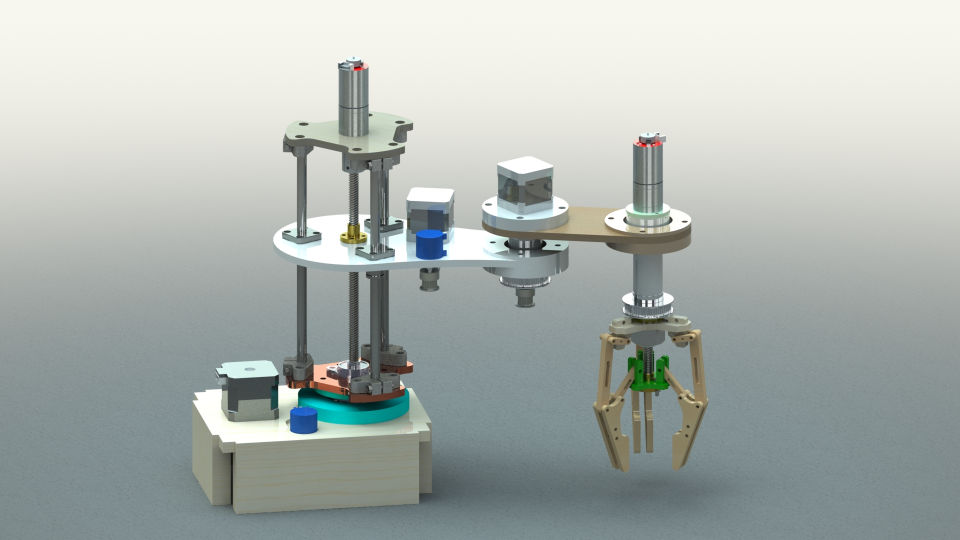
#> input picture Matlab files/arm.JPG, 1920 x 1080 px, given in place of the camera (shown at 1/2 size)
$ python cameraDetection.py
#> lines starting #> are read from the running program, lines starting #| are printed output that depends on the picture; after the words box and inside, x2 and y2 are one past the last pixel; in counts of white or black regions, pixels touching at a corner belong together
import cv2
import numpy as np
import serial
import time
SeralObj = serial.Serial('COM6')
#SerialObj2 =serial.Serial('COM13',9600)
#SeralObj_TIVA = serial.Serial('COM6')

SeralObj.baudrate = 9600
SeralObj.bytesize = 8
SeralObj.parity = 'N'
SeralObj.stopbits = 1

# [6 lines of commented-out code are left out]
time.sleep(3)


rng = np.random.default_rng(12345)
# Load the video capture object or webcam
cap = cv2.VideoCapture(0)  # Use 0 for webcam, or provide video file path

# Define the object to be tracked (in this case, a blue object)
lower_blue = (100, 50, 50)
upper_blue = (130, 255, 255)
lower_red = (170, 50, 50)
upper_red = (180, 255, 255)

# Main tracking loop
while True:
    #Receive_char_from_arduino = SerialObj2.read()
    #print(Receive_char_from_arduino)
    #SerialObj2.close()
    # Read the current frame
    ret, frame = cap.read()
#> frame is the input picture: shape (1080, 1920, 3); mean B, G, R 175.5, 179.5, 172.5
    frame_blur = cv2.GaussianBlur(frame, (17, 17), 0)

    # Convert the frame to the HSV color space
    hsv = cv2.cvtColor(frame_blur, cv2.COLOR_BGR2HSV)
#> hsv: shape (1080, 1920, 3); mean H, S, V 61.7, 19.8, 180.6

    # Create a mask to filter out the object
    mask1 = cv2.inRange(hsv, lower_blue, upper_blue)  # mask1 for blue detection
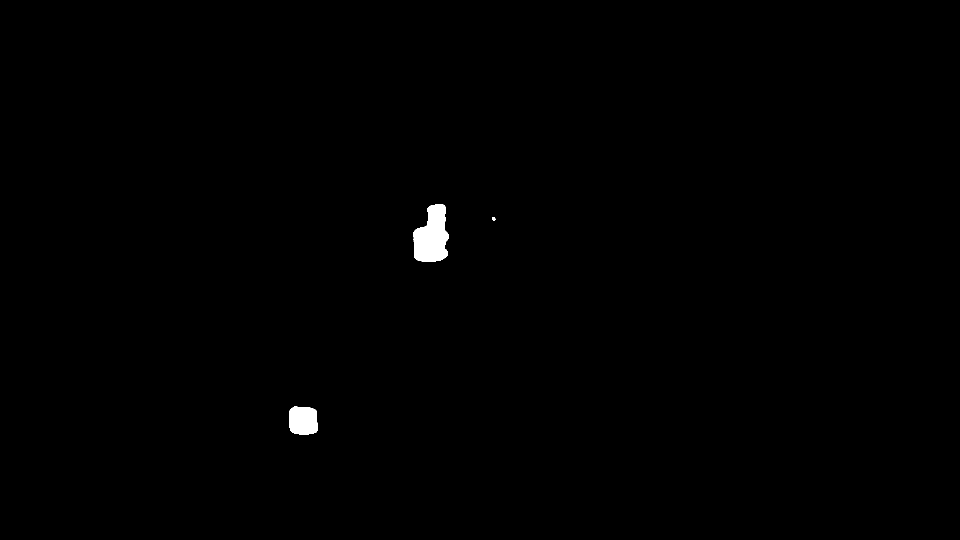
#> mask1: shape (1080, 1920) (shown at 1/2 size); 0.42% white; 3 white regions, box (x1, y1, x2, y2) and area: (826, 409, 897, 523) 5894, (578, 813, 636, 869) 2861, (984, 434, 991, 442) 39
    mask2 = cv2.inRange(hsv, lower_red, upper_red)  # mask2 for red detection
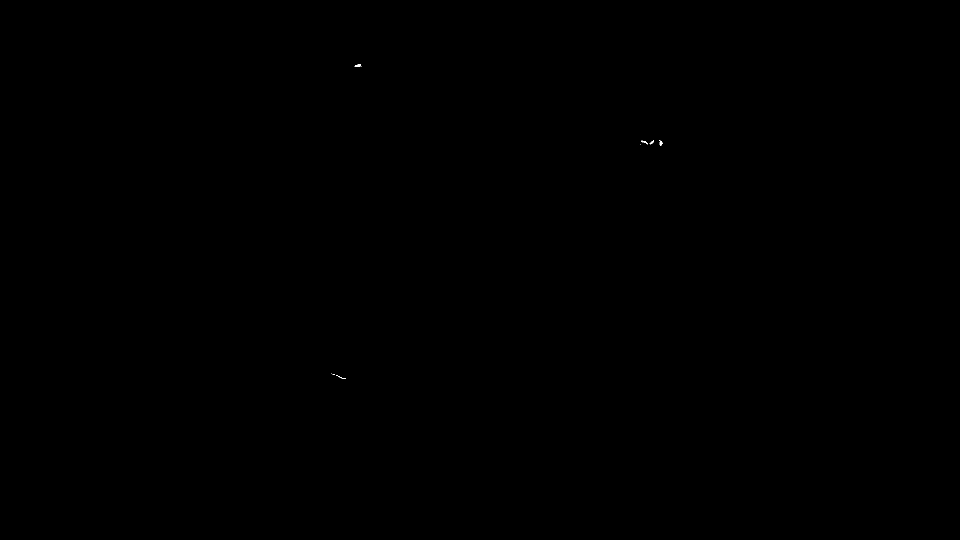
#> mask2: shape (1080, 1920) (shown at 1/2 size); 0.01% white in thin lines or dots, all inside (x1, y1, x2, y2) = (662, 129, 1325, 758)

    # Morphological operations for noise reduction and refinement
    kernel = np.ones((5, 5), np.uint8)
    mask1 = cv2.morphologyEx(mask1, cv2.MORPH_OPEN, kernel)
#> mask1: shape (1080, 1920); 0.42% white; 3 white regions, box (x1, y1, x2, y2) and area: (827, 409, 897, 523) 5888, (579, 813, 635, 869) 2855, (985, 435, 990, 440) 25
    mask1 = cv2.morphologyEx(mask1, cv2.MORPH_CLOSE, kernel)
#> mask1: shape (1080, 1920); 0.42% white; 3 white regions, box (x1, y1, x2, y2) and area: (827, 409, 897, 523) 5892, (579, 813, 635, 869) 2855, (985, 435, 990, 440) 25
    mask2 = cv2.morphologyEx(mask2, cv2.MORPH_OPEN, kernel)
#> mask2: shape (1080, 1920); every value is 0
    mask2 = cv2.morphologyEx(mask2, cv2.MORPH_CLOSE, kernel)

    edges1 = cv2.Canny(mask1, 1000, 1500)
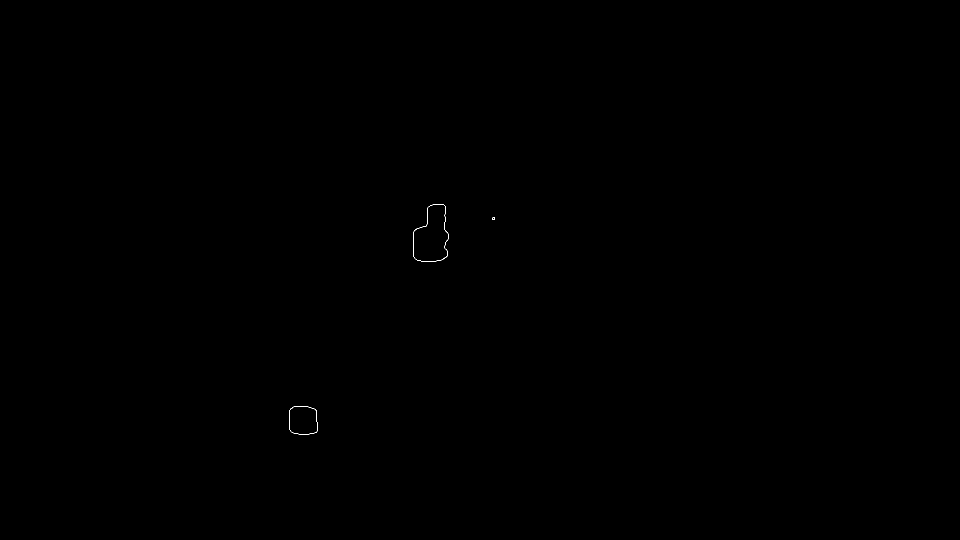
#> edges1: shape (1080, 1920) (shown at 1/2 size); 0.03% white in thin lines or dots, all inside (x1, y1, x2, y2) = (578, 408, 990, 869)
    edges2= cv2.Canny(mask2,1000 , 1500)
    #applying dilation
    kerl= cv2.getStructuringElement(cv2.MORPH_ELLIPSE,(2,2))
    dilated1 = cv2.dilate(edges1,kerl,iterations=2)
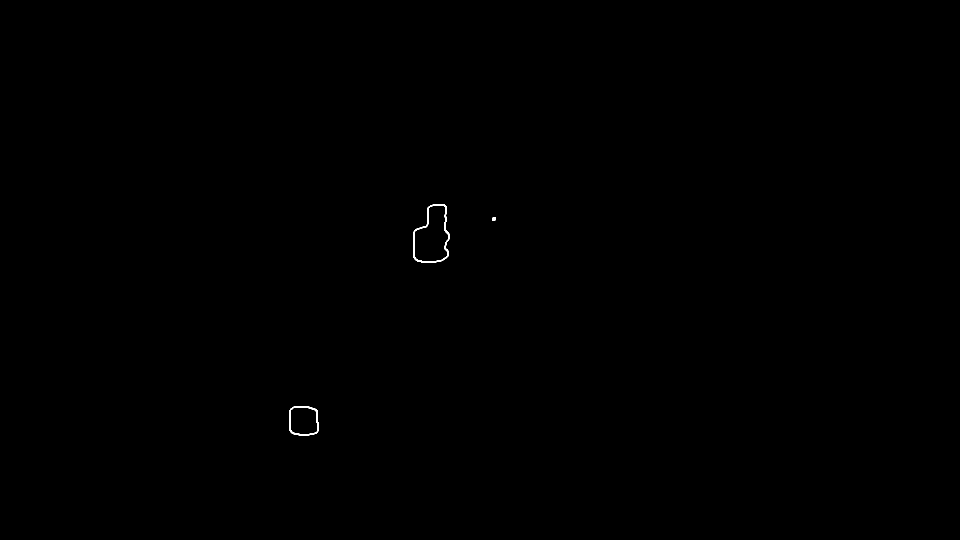
#> dilated1: shape (1080, 1920) (shown at 1/2 size); 0.08% white; 3 white regions
    dilated2 = cv2.dilate(edges2,kerl,iterations=2)
    # Find contours in the mask
    contours1, _ = cv2.findContours(dilated1, cv2.RETR_EXTERNAL, cv2.CHAIN_APPROX_SIMPLE)
#> contours1 = 3 contours; box (x1, y1, x2, y2) and area: (826, 408, 899, 525) 6248, (578, 812, 637, 871) 3073, (984, 434, 992, 442) 44
    contours2, _ = cv2.findContours(dilated2, cv2.RETR_EXTERNAL, cv2.CHAIN_APPROX_SIMPLE)
#> contours2 = []

    # If contours are found, track the largest one and detect shape
    if len(contours1) > 0:


# Draw circles on the image

        largest_contour1 = max(contours1, key=cv2.contourArea)
#> largest_contour1 = contour of 95 points, box (x1, y1, x2, y2) (826, 408, 899, 525), area 6248
        x1, y1, w1, h1 = cv2.boundingRect(largest_contour1)
#> x1 = 826; y1 = 408; w1 = 73; h1 = 117


        # Minimum area threshold to filter small contours (adjust as needed)
        shape1="un"
        previous1 = 0
        t=4
        flag_concentrated1=False
        flage21=False
        for maxR in range(9,300,9):

            circles1 = cv2.HoughCircles(mask1, cv2.HOUGH_GRADIENT, 0.9, 1000, param1=600, param2=15, minRadius=t, maxRadius=maxR)
            print(t)
            t+=4
            if circles1 is not None:
                circles1 = np.uint16(np.around(circles1))
                print(circles1)

                if len(circles1) == 1:
                    if 60 <= t <80 :
                        flag_concentrated1=True
                    if t>80:
                        flage21=True

                # Detected a single circle
                    for u in circles1[0,:]:
                        cv2.circle(frame, (u[0], u[1]), u[2], (0, 255, 0), 2)
                        cv2.circle(frame, (u[0], u[1]), 2, (0, 0, 255), 3)
                        if flag_concentrated1==True and flage21 ==True:
                            shape1 = "base"
                            BytesWritten1 = SeralObj.write(b'B')
                            print('BytesWritten1 = ',BytesWritten1)
                            cv2.putText(frame, "concentrated Circles", (u[0] - 50, u[1] - 20), cv2.FONT_HERSHEY_SIMPLEX, 0.5, (0, 255, 0), 2)
                        elif flag_concentrated1 == False and flage21 == True:
                            shape1 = "lid"
                            BytesWritten2 = SeralObj.write(b'b')
                            print('BytesWritten2 = ',BytesWritten2)
                            cv2.putText(frame, "Single Circle", (u[0] - 50, u[1] - 20), cv2.FONT_HERSHEY_SIMPLEX, 0.5, (0, 255, 0), 2)
#> after the loop, flag_concentrated1 = False; flage21 = False; t = 136


        cv2.rectangle(frame, (x1, y1), (x1 + w1, y1 + h1), (255, 0, 0), 2)
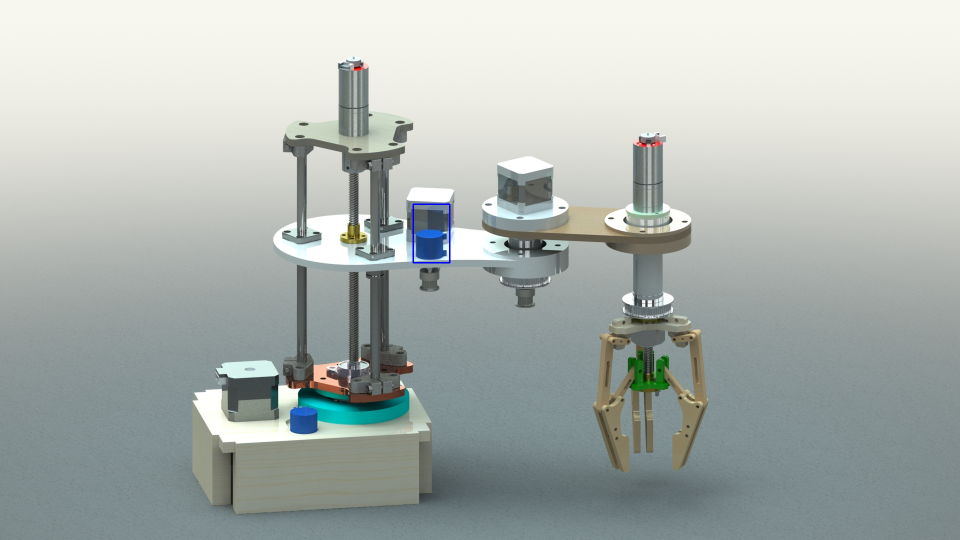
#> frame: shape (1080, 1920, 3) (shown at 1/2 size); 0.05% of pixels changed, all inside (x1, y1, x2, y2) = (825, 407, 901, 527)
        cv2.putText(frame, f'Blue - {shape1}', (x1, y1 - 10), cv2.FONT_HERSHEY_SIMPLEX, 0.9, (255,0,0))
#> frame: shape (1080, 1920, 3); 0.01% of pixels changed, all inside (x1, y1, x2, y2) = (830, 379, 969, 399)
    else:
         BytesWrittenN = SeralObj.write(b'n')
         print('BytesWrittenN = ',BytesWrittenN)

    if len(contours2) > 0:
        largest_contour2 = max(contours2, key=cv2.contourArea)
        x2, y2, w2, h2 = cv2.boundingRect(largest_contour2)

        # Minimum area threshold to filter small contours (adjust as needed)
        shape2="un"
        previous2 = 0
        o=4
        flag_concentrated2=False
        flage22=False
        for maxR in range(9,300,9):

            circles2 = cv2.HoughCircles(mask2, cv2.HOUGH_GRADIENT, 0.7, 1100, param1=1000, param2=15, minRadius=o, maxRadius=maxR)
            print(o)
            o+=4
            if circles2 is not None:
                circles2 = np.uint16(np.around(circles2))
                print(circles2)

                if len(circles2) == 1:
                    if 60 <= o <80 :
                        flag_concentrated2=True
                    if o>80:
                        flage22=True

                # Detected a single circle
                    for u in circles2[0,:]:
                        cv2.circle(frame, (u[0], u[1]), u[2], (0, 255, 0), 2)
                        cv2.circle(frame, (u[0], u[1]), 2, (0, 0, 255), 3)
                        if flag_concentrated2==True and flage22 ==True:
                            shape2 = "base"
                            BytesWritten3 = SeralObj.write(b'R')
                            print('BytesWritten3 = ',BytesWritten3)
                            cv2.putText(frame, "concentrated Circles", (u[0] - 50, u[1] - 20), cv2.FONT_HERSHEY_SIMPLEX, 0.5, (0, 255, 0), 2)
                        elif flag_concentrated2 == False and flage22 == True:
                            shape2 = "lid"
                            BytesWritten4 = SeralObj.write(b'r')
                            print('BytesWritten4 = ',BytesWritten4)
                            cv2.putText(frame, "Single Circle", (u[0] - 50, u[1] - 20), cv2.FONT_HERSHEY_SIMPLEX, 0.5, (0, 255, 0), 2)

        cv2.rectangle(frame, (x2, y2), (x2 + w2, y2 + h2), (0, 0, 255), 2)
        cv2.putText(frame, f'Red - {shape2}', (x2, y2 - 10), cv2.FONT_HERSHEY_SIMPLEX, 0.9, (0, 0, 255))
    else:
        BytesWrittenN = SeralObj.write(b'n')
        print('BytesWrittenN = ',BytesWrittenN)
    # Display the frame
    cv2.imshow("Object Tracking",frame)

    # Exit the loop if 'q' is pressed
    if cv2.waitKey(1) & 0xFF == ord('q'):
#> (key q is pressed here)
        break

# Release the video capture object and close windows
cap.release()
cv2.destroyAllWindows()
